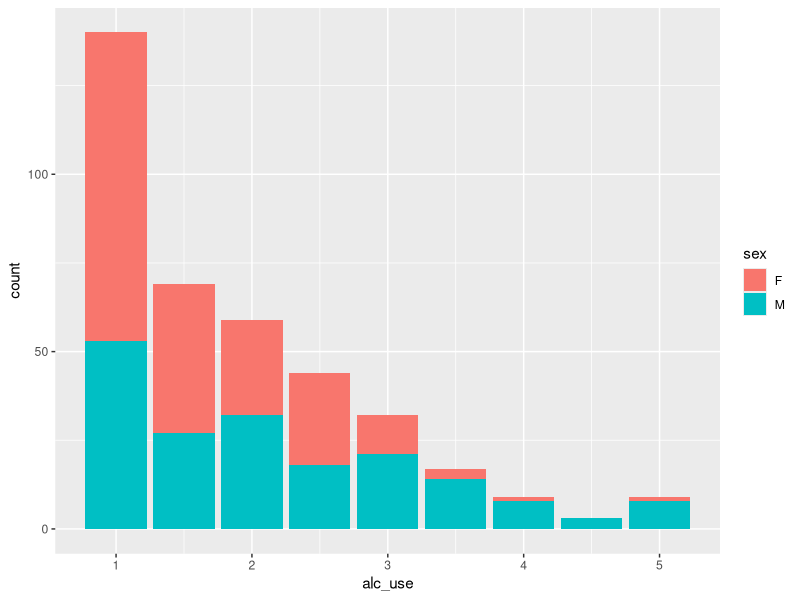
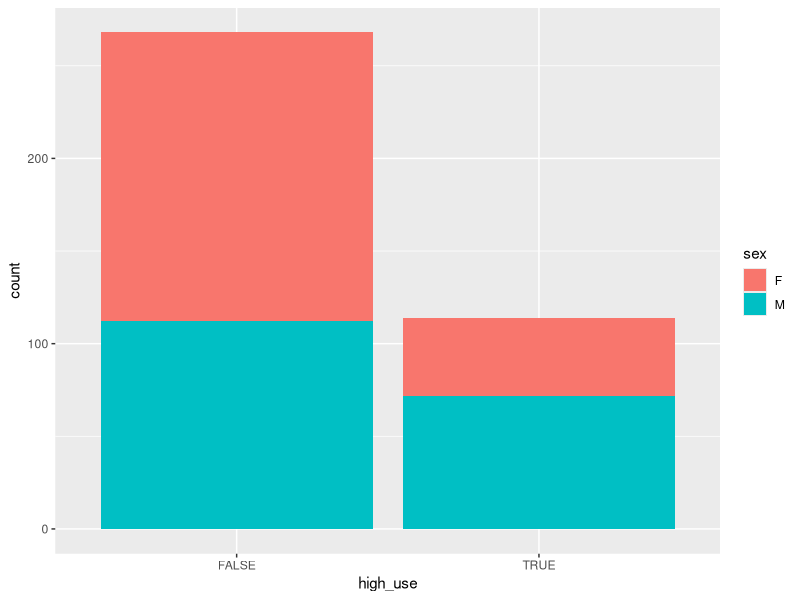
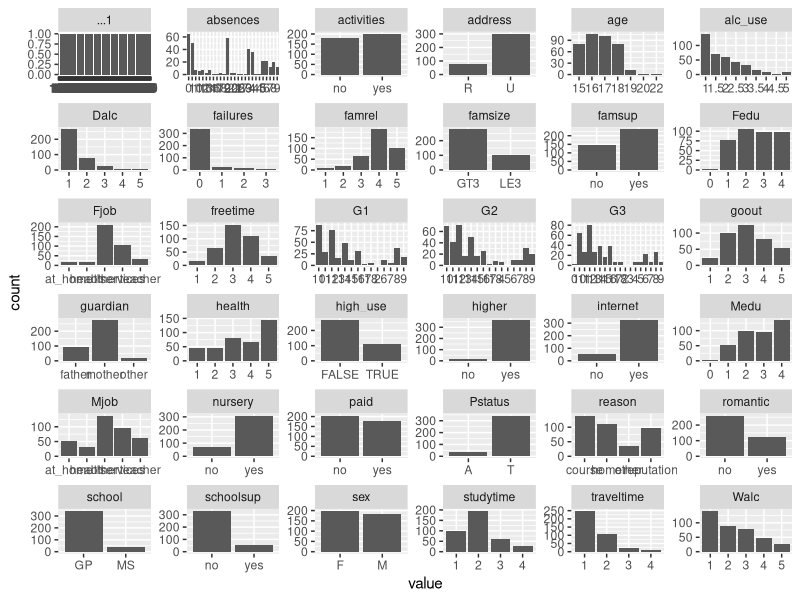
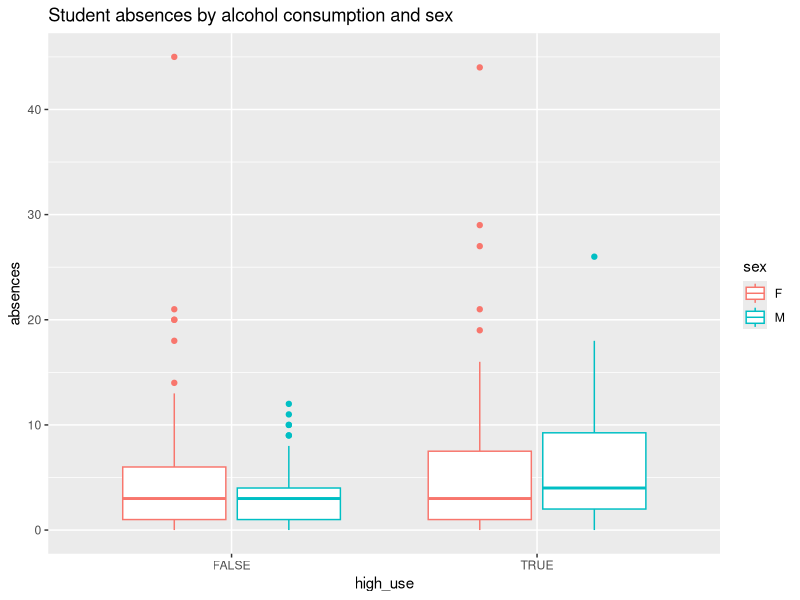
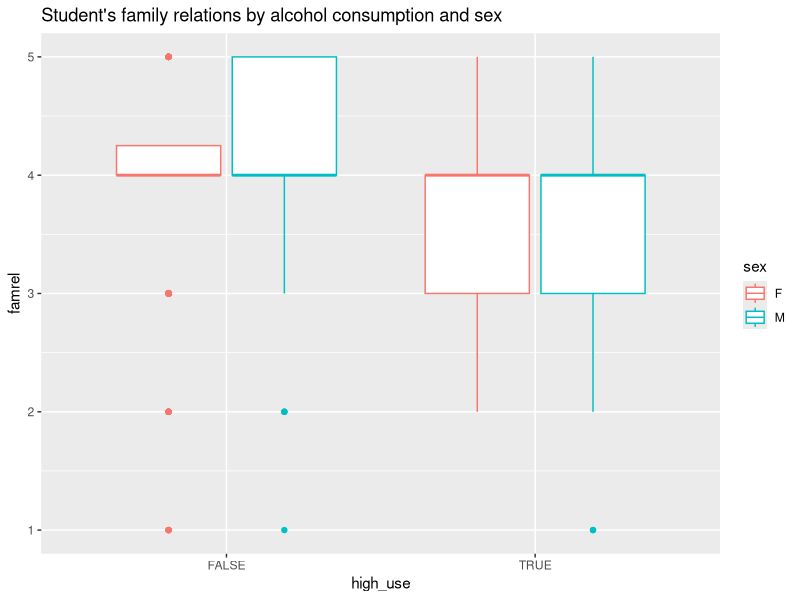
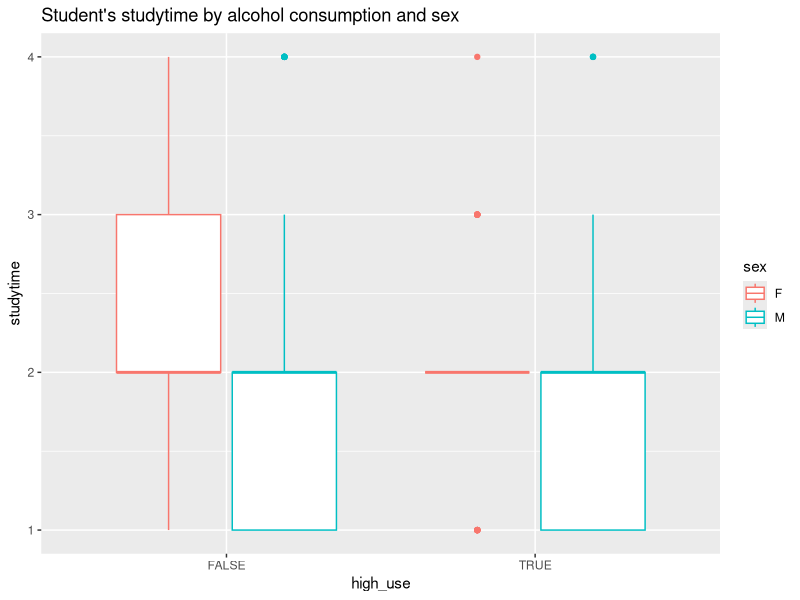
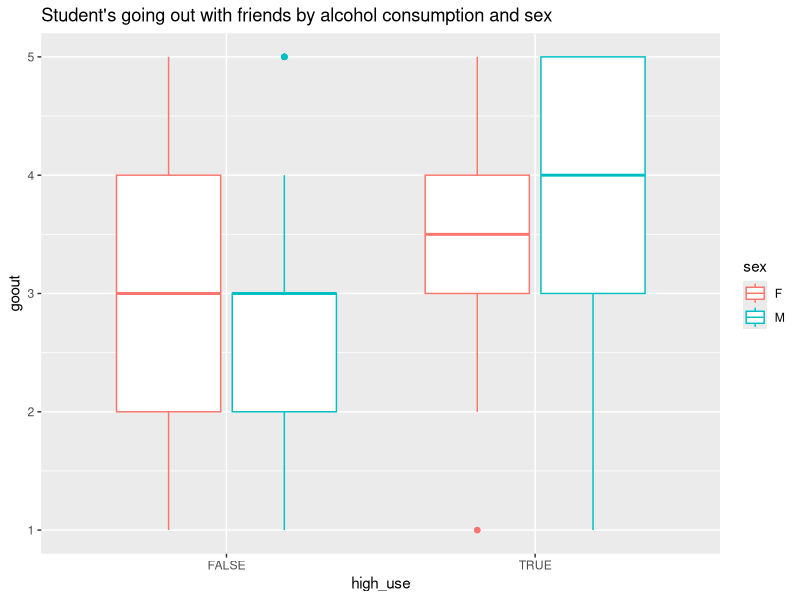
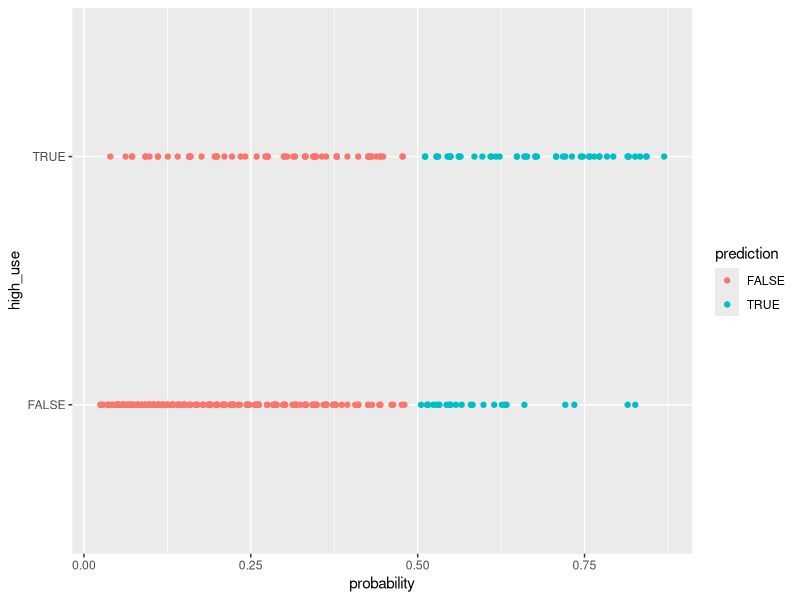

Write R code to recreate these figures, in order.
## ---- chunk 1
knitr::opts_chunk$set(echo = FALSE)
## ---- chunk 2
library(dplyr) #accessed the dplyr-library
library(ggplot2) #accessed the ggplot2-library
library(readr) #accessed the readr-library
library(tidyr) #accessed tidyr-library
options(max.print=1000000)

alc <- read_csv2(file = "alc2.csv", col_names = TRUE, col_types = NULL)

colnames(alc)

## ---- chunk 3
library(gmodels)
library(gdata)
library(dplyr) #accessed the dplyr-library
library(ggplot2) #accessed the ggplot2-library
library(readr) #accessed the readr-library
library(tidyr) #accessed tidyr-library

table(high_use = alc$high_use, absences = alc$absences)
table(high_use = alc$high_use, famrel = alc$famrel)
table(high_use = alc$high_use, studytime = alc$studytime)
table(high_use = alc$high_use, goout = alc$goout)

## ---- chunk 4
g1 <- ggplot(data = alc, aes(x = alc_use, fill=sex))

# define the plot as a bar plot and draw it
g1 + geom_bar()

g2 <- ggplot(data = alc, aes(x = high_use, fill=sex))

# define the plot as a bar plot and draw it
g2 + geom_bar()

# draw a bar plot of each variable
gather(alc) %>% ggplot(aes(value)) + facet_wrap("key", scales = "free") + geom_bar()


# initialise a plot of high_use and absences

g2 <- ggplot(alc, aes(x = high_use, y = absences, col=sex))

g3 <- g2 + ggtitle("Student absences by alcohol consumption and sex")
# define the plot as a boxplot and draw it

g3 + geom_boxplot()

# initialize a plot of high_use and G3
g4 <- ggplot(alc, aes(x = high_use, y = famrel, col=sex))

# define the plot as a boxplot and draw it
g4 + geom_boxplot() + ggtitle("Student's family relations by alcohol consumption and sex")

# initialize a plot of high_use and G3
g5 <- ggplot(alc, aes(x = high_use, y = studytime, col=sex))

# define the plot as a boxplot and draw it
g5 + geom_boxplot() + ggtitle("Student's studytime by alcohol consumption and sex")


# initialize a plot of high_use and G3
g6 <- ggplot(alc, aes(x = high_use, y = goout, col=sex))

# define the plot as a boxplot and draw it
g6 + geom_boxplot() + ggtitle("Student's going out with friends by alcohol consumption and sex")

## ---- chunk 5
# find the model with glm()
m <- glm(high_use ~ absences + famrel + studytime + goout, data = alc, family = "binomial")

# print out a summary of the model
summary(m)

# print out the coefficients of the model
coef(m)

# compute odds ratios (OR)
OR <- coef(m) %>% exp

# compute confidence intervals (CI)
CI <- confint(m) %>% exp

# print out the odds ratios with their confidence intervals
cbind(OR, CI)



## ---- chunk 6
# fit the model
m <- glm(high_use ~ absences + famrel + studytime + goout, data = alc, family = "binomial")

# predict() the probability of high_use
probabilities <- predict(m, type = "response")

# add the predicted probabilities to 'alc'
alc <- mutate(alc, probability = probabilities)

# use the probabilities to make a prediction of high_use
alc <- mutate(alc, prediction = (probability > 0.5))

# tabulate the target variable versus the predictions
table(high_use = alc$high_use, prediction = alc$prediction)

## ---- chunk 7
# access dplyr and ggplot2
library(dplyr); library(ggplot2)

# initialize a plot of 'high_use' versus 'probability' in 'alc'
g <- ggplot(alc, aes(x = probability, y = high_use, col = prediction))

# define the geom as points and draw the plot
g + geom_point()

# tabulate the target variable versus the predictions
table(high_use = alc$high_use, prediction = alc$prediction) %>% prop.table %>% addmargins
## ---- chunk 8
# define a loss function (mean prediction error)
loss_func <- function(class, prob) {
  n_wrong <- abs(class - prob) > 0.5
  mean(n_wrong)
}

loss_func(class = alc$high_use, prob = alc$probability)
